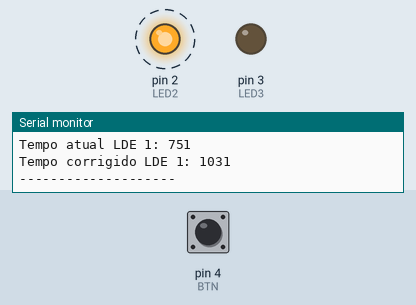
Simulated run of this sketch. Board: Arduino Uno, built with avr-gcc and run on an emulated ATmega328P. On the bench: output pins drawn as LEDs (lit = HIGH), the last lines printed to the serial monitor. Dashed ring = blinking. The test bench sets the inputs (shaded band); at power-on: pin 4 (BTN) HIGH. Pins used as bus, display or sensor lines are not drawn.

Above: at 1.2 s.
1.3 s: pin 4 (BTN) pulled LOW for 0.15 s
At 3.8 s:
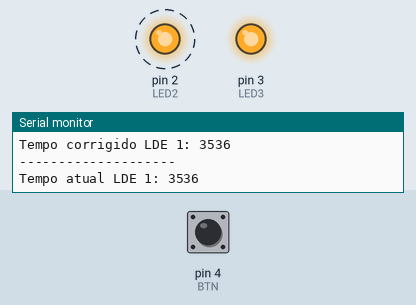
4.4 s: pin 4 (BTN) pulled LOW for 1 s
At 10.6 s:
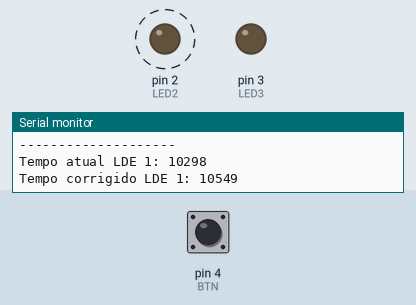
Timing chart, 0 to 14.4 s (numbered marks = the images above; inputs shaded):
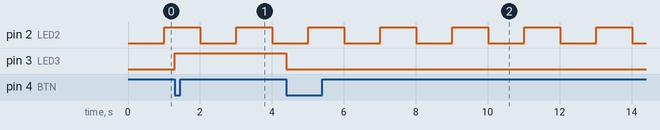

The sketch:

15_Funcao_millis.ino
```cpp
/*
        A função millis() retorna o número de milissegundos que se passaram
    desde que a placa Arduino começou a executar o programa atual.
        A função millis() é útil para medir intervalos de tempo curtos,
    como a duração de um evento ou o tempo que um sensor leva para detectar uma mudança.
        Também pode ser usada para gerar intervalos de tempo regulares,
    como um temporizador de 1 segundo.

*/
#define LED1 1 // definir pino "1" Arduino (apelidar de LED1)
#define LED2 2 // definir pino "2" Arduino (apelidar de LED2)
#define LED3 3 // definir pino "3" Arduino (apelidar de LED1)
#define BTN 4  // definir pino "4" Arduino (apelidar de BTN)

// estado atual
int led1Estado = 0;  // variável
int led2Estado = 0;  // variável
int led3Estado = 0;  // variável
int estadoBtn = 0;  // variável

// funciona como contador
int led1TempoAnterior = 0;  // variável
int led2TempoAnterior = 0;  // variável

void setup() {
  pinMode(LED1, OUTPUT);  // pino(porta, saída)
  pinMode(LED2, OUTPUT);  // pino(porta, saída)
  pinMode(LED3, OUTPUT);  // pino(porta, saída)
  /*  INPUT_PULLUP é um modo de pino digital no Arduino que usa um resistor interno para puxar o pino
      para a tensão de alimentação alto (HIGH) quando não está conectado a nada. Isso permite que você use um botão
      para nível logico baixo (LOW) e controlar alguma condição.
  */
  pinMode(BTN, INPUT_PULLUP);  // pino(porta, entrada)

  Serial.begin(9600);  // ativa monitor serial
}

void loop() {

  if ( millis() - led1TempoAnterior >= 250 ) {
    // monitor serial
    Serial.print("Tempo atual LDE 1: ");
    Serial.println(led1TempoAnterior);

    led1TempoAnterior = millis();  // atualiza temporizador

    // monitor serial
    Serial.print("Tempo corrigido LDE 1: ");
    Serial.println(led1TempoAnterior);
    Serial.println("--------------------");

    led1Estado = !led1Estado;  // mudança de estado do LED
    digitalWrite(LED1, led1Estado);  // escreve no LED

  }

  if ( millis() - led2TempoAnterior >= 1000 ) {
    // monitor serial
    Serial.print("Tempo atual LDE 2: ");
    Serial.println(led2TempoAnterior);

    led2TempoAnterior = millis(); // atualiza temporizador

    // monitor serial
    Serial.print("Tempo corrigido LDE 2: ");
    Serial.println(led2TempoAnterior);
    Serial.println("==================");

    led2Estado = !led2Estado; // mudança de estado do LED
    digitalWrite(LED2, led2Estado); // escreve no LED

  }

  // quando BRN == 1, LED acende
  if ( digitalRead(BTN) != estadoBtn && estadoBtn == 1 ) {
    led3Estado = !led3Estado;  // mudança de estado do LED
    digitalWrite(LED3, led3Estado);  // escreve no LED
  }
  estadoBtn = digitalRead(BTN); // ler estado do botão

  delay(1); // espera

}
```

TESTE01.cpp
```cpp
#include <Arduino.h>
```

TESTE02.cpp
```cpp
#include <Arduino.h> 
```

TESTE03.cpp
```cpp
#include <Arduino.h>
```

Measured:
- after the input at 1.3 s, pin 3 (LED3): LOW → HIGH at once
- after the input at 4.4 s, pin 3 (LED3): HIGH → LOW at once
- by itself, pin 2 (LED2): alternates HIGH for 1.0 s and LOW for 1.0 s
